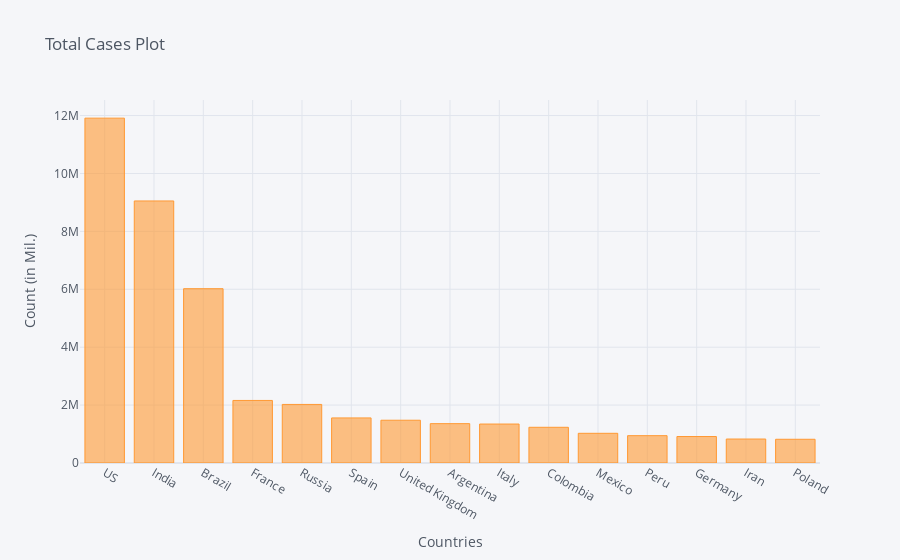

Notebook code cell kept with this figure:
### Code cell
corona_dframe_agg_plot.iplot(kind='bar', x='Country/Region', y='11/20/20',
                             title='Total Cases Plot',xTitle='Countries',yTitle='Count (in Mil.)')

### Figure 1 — Plotly figure (JSON) as saved in the notebook; plotly's stock layout.template omitted (floating-point values rounded to 4 significant figures)
{"data": [{"marker": {"color": "rgba(255, 153, 51, 0.6)", "line": {"color": "rgba(255, 153, 51, 1.0)", "width": 1}}, "name": "11/20/20", "orientation": "v", "text": "", "type": "bar", "x": ["US", "India", "Brazil", "France", "Russia", "Spain", "United Kingdom", "Argentina", "Italy", "Colombia", "Mexico", "Peru", "Germany", "Iran", "Poland"], "y": [11910858, 9050597, 6020164, 2160343, 2023025, 1556730, 1477214, 1359042, 1345767, 1233444, 1025969, 943917, 914118, 828377, 819262]}], "layout": {"legend": {"bgcolor": "#F5F6F9", "font": {"color": "#4D5663"}}, "paper_bgcolor": "#F5F6F9", "plot_bgcolor": "#F5F6F9", "title": {"font": {"color": "#4D5663"}, "text": "Total Cases Plot"}, "xaxis": {"gridcolor": "#E1E5ED", "showgrid": true, "tickfont": {"color": "#4D5663"}, "title": {"font": {"color": "#4D5663"}, "text": "Countries"}, "zerolinecolor": "#E1E5ED"}, "yaxis": {"gridcolor": "#E1E5ED", "showgrid": true, "tickfont": {"color": "#4D5663"}, "title": {"font": {"color": "#4D5663"}, "text": "Count (in Mil.)"}, "zerolinecolor": "#E1E5ED"}}}
